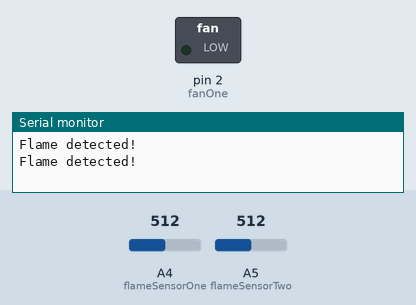
This sketch was run on a simulated Arduino Uno, built with avr-gcc and run on an emulated ATmega328P. Shown: switched loads named in the sketch (green lamp = pin HIGH), the last lines printed to the serial monitor. The test bench sets the inputs (shaded band); at power-on: A4 (flameSensorOne) = 512, A5 (flameSensorTwo) = 512. Pins used as bus, display or sensor lines are not drawn.

Above: at 3.8 s.
3.9 s: A4 (flameSensorOne) set to 900
At 4.7 s:
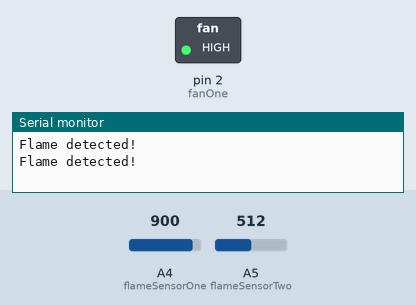
7.8 s: A4 (flameSensorOne) set to 889
At 12.8 s:
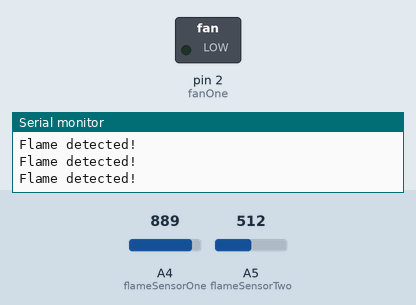
15.5 s: A4 (flameSensorOne) set to 910
At 17.4 s:
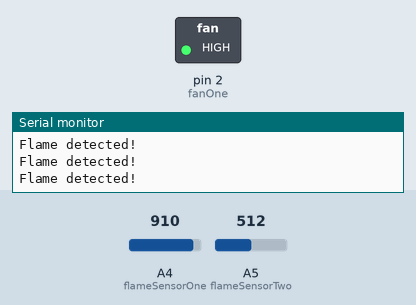
19.4 s: A4 (flameSensorOne) set to 890
At 24.8 s:
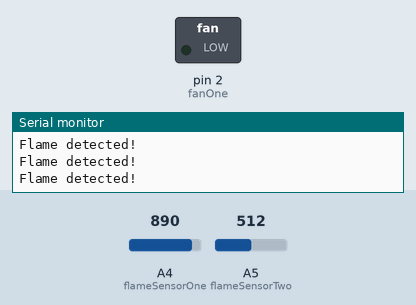
Timing chart, 0 to 28.1 s (numbered marks = the images above; inputs shaded):
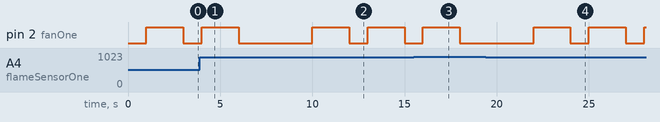

Measured:
- the behaviour switches between 900 and 899 on A4 (flameSensorOne) (found by bisection; images 1 and 2)
- after the input at 3.9 s, pin 2 (fanOne): goes on until 6.0 s, then stays LOW
- after the input at 7.8 s, pin 2 (fanOne): alternates HIGH for 2.0 s and LOW for 1.0 s, starting after 2.2 s
- after the input at 15.5 s, pin 2 (fanOne): goes on until 18.0 s, then stays LOW
- after the input at 19.4 s, pin 2 (fanOne): alternates HIGH for 2.0 s and LOW for 1.0 s, starting after 2.6 s

The sketch:

flame_extinguishing.ino
```cpp
const int flameSensorOne = A4;
const int flameSensorTwo = A5;
const int fanOne = 2;
const int fanTwo = 0;

void setup() {
  Serial.begin(9600); // Initialize serial communication
  pinMode(flameSensorOne, INPUT);
  pinMode(flameSensorTwo, INPUT);
  pinMode(fanOne, OUTPUT);
  pinMode(fanTwo, OUTPUT);
}

void loop() {
  int flameOneValue = analogRead(flameSensorOne);
  int flameTwoValue = analogRead(flameSensorTwo);

  // You may need to adjust this threshold based on your sensor and environment
  int flameThreshold = 900;  // Adjust this threshold value as needed

  if (flameOneValue < flameThreshold || flameTwoValue < flameThreshold) {
    if (flameOneValue < flameThreshold) {
    Serial.println("Flame detected!");
    digitalWrite(LED_BUILTIN, HIGH);
    delay(1000); // pause for 1 second
    digitalWrite(fanOne, HIGH);
    delay(2000); // hold for 2 seconds
    digitalWrite(fanOne, LOW);
    digitalWrite(LED_BUILTIN, LOW);

    } else if (flameTwoValue < flameThreshold) {
    Serial.println("Flame detected!");
    digitalWrite(LED_BUILTIN, HIGH);
    delay(1000); // pause for 1 second
    digitalWrite(fanTwo, HIGH);
    delay(2000); // hold for 2 seconds
    digitalWrite(fanTwo, LOW);
    digitalWrite(LED_BUILTIN, LOW);
   } else {
    // No flame detected, turn off the fan
    digitalWrite(fanOne, LOW);
    digitalWrite(fanTwo, LOW);
  }
 }
}
```
